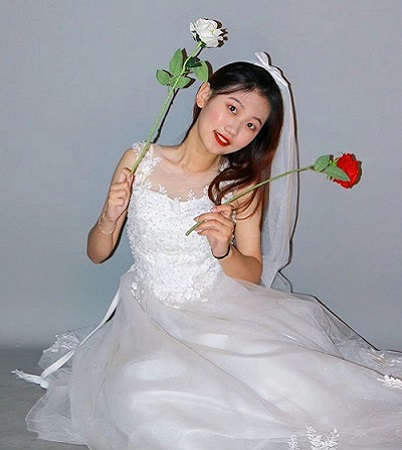
#> input picture ch5——图像回复/wife.jpg, 402 x 450 px
$ python '模糊恢复.py'
#> lines starting #> are read from the running program, lines starting #| are printed output that depends on the picture
### ch5——图像回复/noise.py
import numpy as np
import random


def gaussian_white_noise(intput_signal, mu, sigma):
    '''
    加性高斯白噪声（适用于灰度图）
    :param intput_signal: 输入图像
    :param mu: 均值
    :param sigma: 标准差
    :return:
    '''
    intput_signal_cp = np.copy(intput_signal)  # 输入图像的副本

    m, n = intput_signal_cp.shape   # 输入图像尺寸（行、列）

    # 添加高斯白噪声
    for i in range(m):
        for j in range(n):
            intput_signal_cp[i, j] = intput_signal_cp[i, j] + random.gauss(mu, sigma)


    return intput_signal_cp

### ch5——图像回复/filtering.py
import numpy as np


def inverse_filtering(input_singal, h):
    '''
    逆滤波
    :param input_singal: 输入信号
    :param h: 退化函数（时域）
    :return: 滤波后的信号（幅值）
    '''
    output_signal = [] #输出信号
    output_signal_fft = [] #输出信号的傅里叶变换

    h_fft = np.fft.fft2(h) # 退化函数的傅里叶变换

    input_singal_fft = np.fft.fft2(input_singal)  # 输入信号的傅里叶变换

    output_signal_fft = input_singal_fft / h_fft

    output_signal = np.abs(np.fft.ifft2(output_signal_fft))

    return output_signal


def wiener_filtering(input_signal, h, K):
    '''
    维纳滤波
    :param input_signal: 输入信号
    :param h: 退化函数（时域）
    :param K: 参数K
    :return: 维纳滤波后的信号（幅值）
    '''
    output_signal = []  # 输出信号

    output_signal_fft = [] # 输出信号的傅里叶变换

    input_signal_cp = np.copy(input_signal) # 输入信号的副本

    input_signal_cp_fft = np.fft.fft2(input_signal_cp)  # 输入信号的傅里叶变换

    h_fft = np.fft.fft2(h) # 退化函数的傅里叶变换

    h_abs_square = np.abs(h_fft)**2 # 退化函数模值的平方

    # 维纳滤波
    output_signal_fft = np.conj(h_fft) / (h_abs_square + K)

    output_signal = np.abs(np.fft.ifft2(output_signal_fft * input_signal_cp_fft)) # 输出信号傅里叶反变换

    return output_signal

### ch5——图像回复/模糊恢复.py
from matplotlib import pyplot as plt
import skimage as sk
import noise
import numpy as np
import filtering
import math
import scipy.signal
import cv2

if __name__ == '__main__':

    image = cv2.imread("wife.jpg",0)
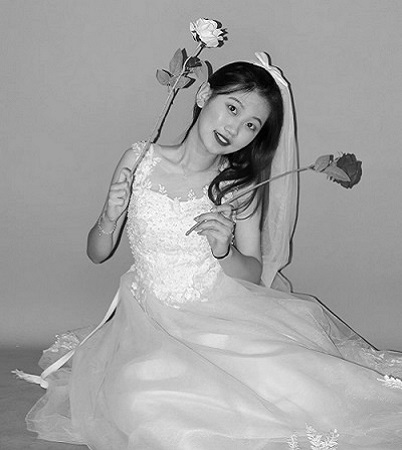
#> image: shape (450, 402); min 0, max 255, mean 163.2

    # 抖动噪声
    shake_noise = np.eye(20) / 5

    # 噪声与源图像卷积
    image_add_shake = scipy.signal.convolve2d(image, shake_noise, mode = 'same')
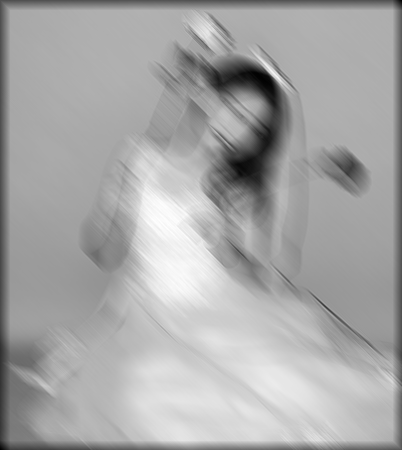
#> image_add_shake: shape (450, 402) float64; min 22.6, max 957, mean 637.9; drawn with min black and max white

    # 增加加性高斯白噪声
    image_add_shake_and_gwn = noise.gaussian_white_noise(image_add_shake, 0, 10)

    # 求解退化函数h
    image_fft = np.fft.fft2(image)
    image_add_noise_fft = np.fft.fft2(image_add_shake)
    h = np.fft.ifft2(image_add_noise_fft / image_fft)

    # 逆滤波
    image_processed_inverse_filtering = filtering.inverse_filtering(image_add_shake_and_gwn, h)
#> in inverse_filtering, `output_signal = np.abs(np.fft.ifft2(output_signal_fft))`:
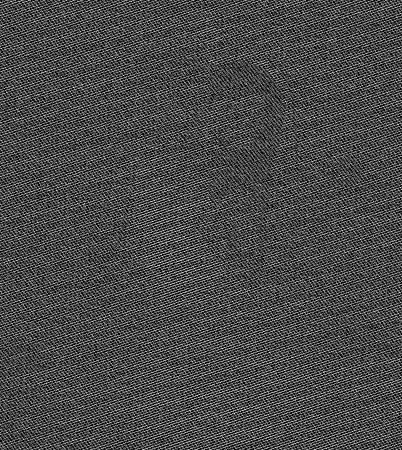
#> output_signal: shape (450, 402) float64; min 6.61e-05, max 1008.8, mean 293.3; drawn with min black and max white

    # 维纳滤波
    K = 0.03
    image_processed_wiener_filtering = filtering.wiener_filtering(image_add_shake_and_gwn, h, K)
#> in wiener_filtering, `h_abs_square = np.abs(h_fft)**2`:
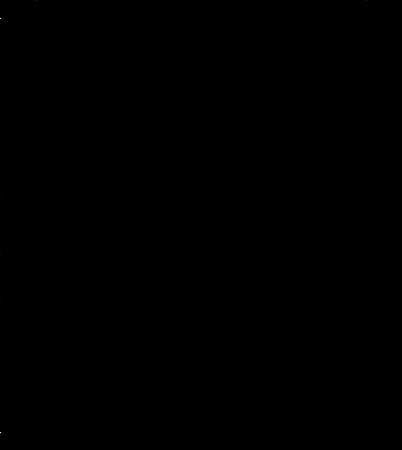
#> h_abs_square: shape (450, 402) float64; min 2.55e-08, max 81929.3, mean 3.3; drawn with min black and max white
#> in wiener_filtering, `output_signal = np.abs(np.fft.ifft2(output_signal_fft * input_signal_c..`:
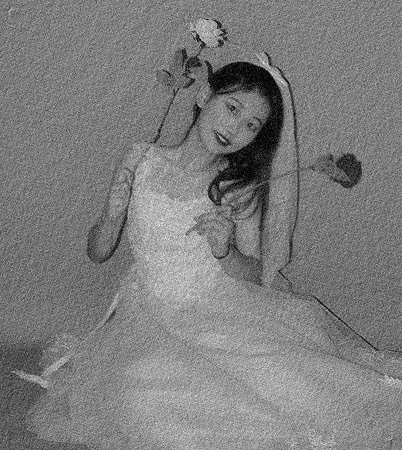
#> output_signal: shape (450, 402) float64; min 0.0295, max 330.6, mean 163; drawn with min black and max white

    plt.figure()
    plt.subplot(2, 2, 1)
    plt.title("Source Image")
    plt.imshow(image, cmap="gray")

    plt.subplot(2, 2, 2)
    plt.title("Image through H and Gaussian white noise(mu=0, sigma=10)")
    plt.imshow(image_add_shake_and_gwn, cmap="gray")

    plt.subplot(2, 2, 3)
    plt.title("Image processed with Inverse filtering")
    plt.imshow(image_processed_inverse_filtering, cmap="gray")

    plt.subplot(2, 2, 4)
    plt.title("Image processed with Wiener filtering: K=" + str(K))
    plt.imshow(image_processed_wiener_filtering, cmap="gray")
    plt.show()

$ run again, with ch5——图像回复/aoligei.jpg copied over ch5——图像回复/wife.jpg
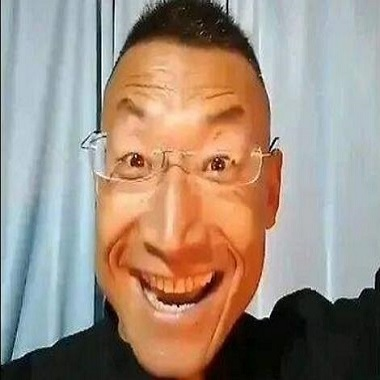
#> input picture ch5——图像回复/aoligei.jpg, 380 x 380 px
#> `image_add_shake = scipy.signal.convolve2d(image, shake_noise, mode = '..`:
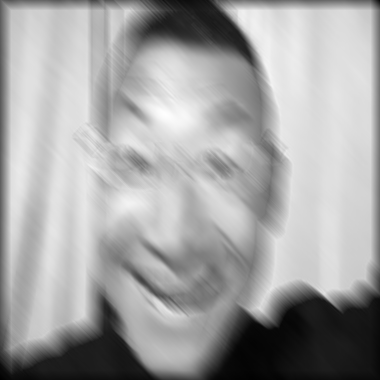
#> image_add_shake: shape (380, 380) float64; min 1.2, max 881, mean 567.1; drawn with min black and max white
#> in wiener_filtering, `output_signal = np.abs(np.fft.ifft2(output_signal_fft * input_signal_c..`:
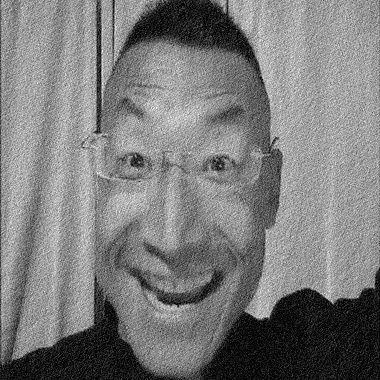
#> output_signal: shape (380, 380) float64; min 0.000398, max 298.6, mean 145.2; drawn with min black and max white
